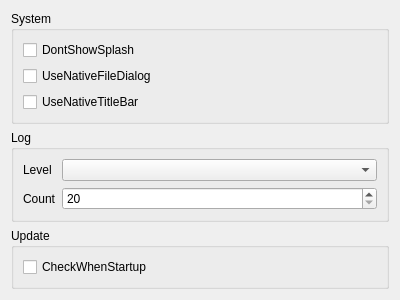
<?xml version="1.0" encoding="UTF-8"?>
<ui version="4.0">
 <class>OtherSettingsDialog</class>
 <widget class="QWidget" name="OtherSettingsDialog">
  <property name="geometry">
   <rect>
    <x>0</x>
    <y>0</y>
    <width>400</width>
    <height>300</height>
   </rect>
  </property>
  <property name="windowTitle">
   <string notr="true"/>
  </property>
  <layout class="QVBoxLayout" name="verticalLayout_2">
   <item>
    <widget class="QGroupBox" name="groupBox">
     <property name="sizePolicy">
      <sizepolicy hsizetype="Preferred" vsizetype="Maximum">
       <horstretch>0</horstretch>
       <verstretch>0</verstretch>
      </sizepolicy>
     </property>
     <property name="title">
      <string>System</string>
     </property>
     <layout class="QVBoxLayout" name="verticalLayout">
      <item>
       <widget class="QCheckBox" name="cbDontShowSplash">
        <property name="text">
         <string>DontShowSplash</string>
        </property>
       </widget>
      </item>
      <item>
       <widget class="QCheckBox" name="cbNativeFileDialog">
        <property name="text">
         <string>UseNativeFileDialog</string>
        </property>
       </widget>
      </item>
      <item>
       <widget class="QCheckBox" name="cbNativeTitile">
        <property name="text">
         <string>UseNativeTitleBar</string>
        </property>
       </widget>
      </item>
     </layout>
    </widget>
   </item>
   <item>
    <widget class="QGroupBox" name="groupBox_2">
     <property name="sizePolicy">
      <sizepolicy hsizetype="Preferred" vsizetype="Maximum">
       <horstretch>0</horstretch>
       <verstretch>0</verstretch>
      </sizepolicy>
     </property>
     <property name="title">
      <string>Log</string>
     </property>
     <layout class="QFormLayout" name="formLayout">
      <item row="0" column="1">
       <widget class="QComboBox" name="cbLogLevel"/>
      </item>
      <item row="0" column="0">
       <widget class="QLabel" name="lblLevel">
        <property name="text">
         <string>Level</string>
        </property>
       </widget>
      </item>
      <item row="1" column="0">
       <widget class="QLabel" name="lblCount">
        <property name="text">
         <string>Count</string>
        </property>
       </widget>
      </item>
      <item row="1" column="1">
       <widget class="QSpinBox" name="spinBox">
        <property name="minimum">
         <number>20</number>
        </property>
        <property name="maximum">
         <number>100</number>
        </property>
       </widget>
      </item>
     </layout>
    </widget>
   </item>
   <item>
    <widget class="QGroupBox" name="groupBox_3">
     <property name="sizePolicy">
      <sizepolicy hsizetype="Preferred" vsizetype="Maximum">
       <horstretch>0</horstretch>
       <verstretch>0</verstretch>
      </sizepolicy>
     </property>
     <property name="title">
      <string>Update</string>
     </property>
     <layout class="QVBoxLayout" name="verticalLayout_3">
      <item>
       <widget class="QCheckBox" name="cbCheckWhenStartup">
        <property name="text">
         <string>CheckWhenStartup</string>
        </property>
       </widget>
      </item>
     </layout>
    </widget>
   </item>
   <item>
    <spacer name="verticalSpacer">
     <property name="orientation">
      <enum>Qt::Vertical</enum>
     </property>
     <property name="sizeHint" stdset="0">
      <size>
       <width>20</width>
       <height>40</height>
      </size>
     </property>
    </spacer>
   </item>
  </layout>
 </widget>
 <resources/>
 <connections/>
</ui>
